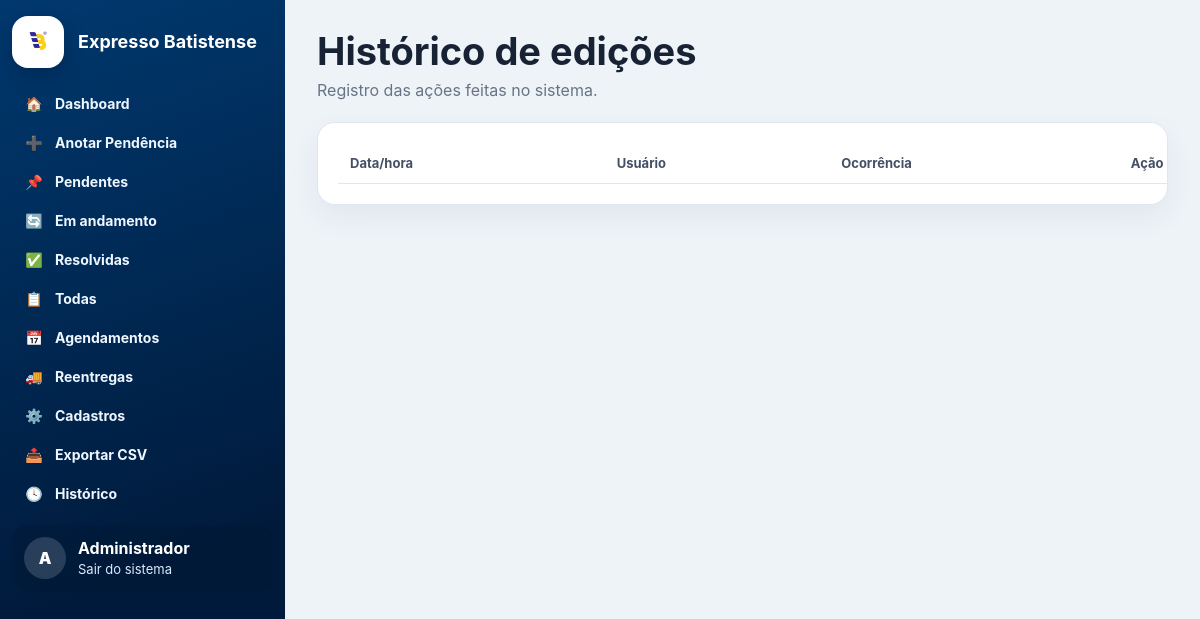
Page /historico (signed in) on the earlier database version.
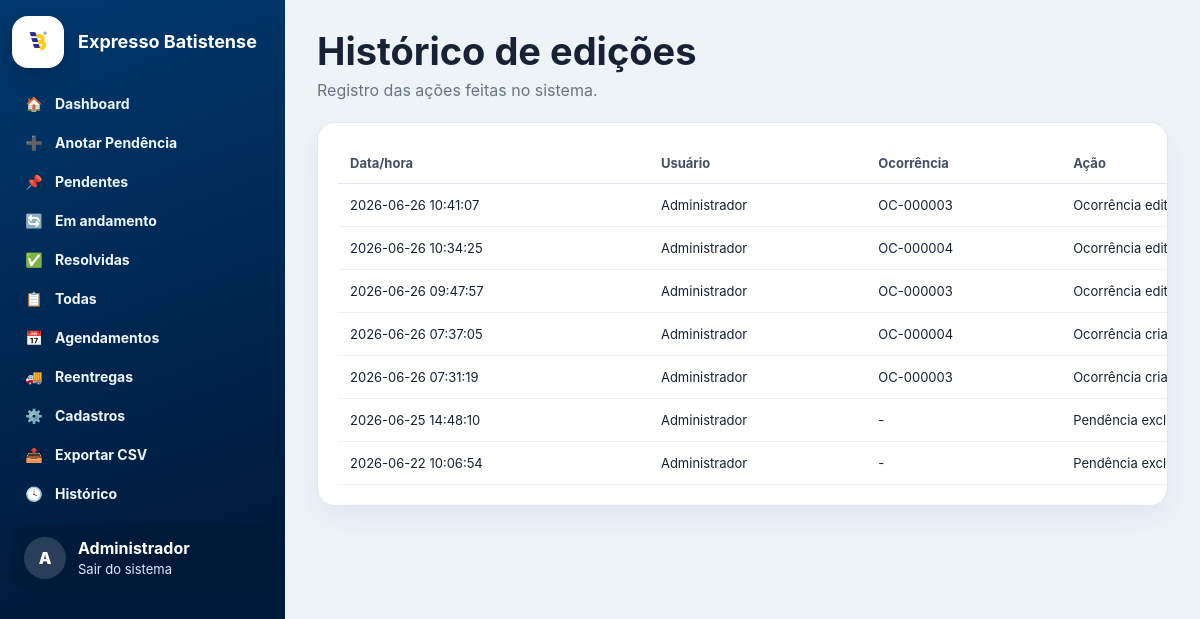
Same page on the later database version.
### tables this page shows
CREATE TABLE usuarios (
            id INTEGER PRIMARY KEY AUTOINCREMENT,
            nome TEXT NOT NULL,
            usuario TEXT NOT NULL UNIQUE,
            senha_hash TEXT NOT NULL,
            ativo INTEGER NOT NULL DEFAULT 1,
            is_admin INTEGER NOT NULL DEFAULT 0,
            criado_em TEXT NOT NULL
        );

CREATE TABLE historico (
            id INTEGER PRIMARY KEY AUTOINCREMENT,
            pendencia_id INTEGER,
            usuario_id INTEGER,
            acao TEXT NOT NULL,
            detalhes TEXT,
            criado_em TEXT NOT NULL,
            FOREIGN KEY(pendencia_id) REFERENCES pendencias(id) ON DELETE CASCADE,
            FOREIGN KEY(usuario_id) REFERENCES usuarios(id)
        );

CREATE TABLE pendencias (
            id INTEGER PRIMARY KEY AUTOINCREMENT,
            codigo TEXT UNIQUE,
            data_abertura TEXT NOT NULL,
            data_resolucao TEXT,
            cliente TEXT,
            cliente_norm TEXT,
            cidade TEXT,
            cidade_norm TEXT,
            filial_responsavel TEXT DEFAULT 'SJB',
            cpf_cnpj TEXT,
            endereco TEXT,
            chave_nfe TEXT,
            valor_nf TEXT,
            nf TEXT,
            cte_ctr TEXT,
            status TEXT NOT NULL DEFAULT 'Pendente',
            tipo TEXT,
            criticidade TEXT DEFAULT 'Normal',
            descricao TEXT,
            andamento TEXT,
            resolucao TEXT,
            criado_por INTEGER,
            atualizado_em TEXT, remetente TEXT, remetente_norm TEXT, destinatario TEXT, destinatario_norm TEXT,
            FOREIGN KEY(criado_por) REFERENCES usuarios(id)
        );

### app.py (the view)
@app.route("/historico")
@login_required
def historico_geral():
    rows = db().execute("SELECT h.*, u.nome usuario_nome, p.codigo FROM historico h LEFT JOIN usuarios u ON u.id=h.usuario_id LEFT JOIN pendencias p ON p.id=h.pendencia_id ORDER BY h.id DESC LIMIT 300").fetchall()
    return render_template("historico.html", historico=rows)

### app.py (called while the page is built)
def db() -> sqlite3.Connection:
    if "db" not in g:
        conn = sqlite3.connect(DB_PATH)
        conn.row_factory = sqlite3.Row
        g.db = conn
    return g.db

def current_user() -> sqlite3.Row | None:
    uid = session.get("user_id")
    if not uid:
        return None
    return db().execute("SELECT * FROM usuarios WHERE id=? AND ativo=1", (uid,)).fetchone()

@app.context_processor
def inject_globals() -> dict[str, Any]:
    return {
        "usuario_atual": current_user(),
        "is_admin_atual": bool(current_user() and (current_user()["is_admin"] or current_user()["usuario"] == DEFAULT_ADMIN_USER)),
        "status_list": STATUS_LIST,
        "criticidade_list": CRITICIDADE_LIST,
        "filiais_list": FILIAIS_LIST,
        "agendamento_status": AGENDAMENTO_STATUS,
        "reentrega_aut_status": REENTREGA_AUT_STATUS,
        "reentrega_ag_status": REENTREGA_AG_STATUS,
        "now_year": datetime.now().year,
    }

def login_required(view):
    @wraps(view)
    def wrapped(*args, **kwargs):
        if not session.get("user_id"):
            return redirect(url_for("login"))
        return view(*args, **kwargs)
    return wrapped

### templates/historico.html
{% extends 'base.html' %}
{% block content %}
<div class="page-head page-visual page-visual-white"><div><h1>Histórico de edições</h1><p>Registro das ações feitas no sistema.</p></div></div>
<div class="panel"><table class="table big"><thead><tr><th>Data/hora</th><th>Usuário</th><th>Ocorrência</th><th>Ação</th><th>Detalhes</th></tr></thead><tbody>{% for h in historico %}<tr><td>{{ h.criado_em }}</td><td>{{ h.usuario_nome or 'Sistema' }}</td><td>{{ h.codigo or '-' }}</td><td>{{ h.acao }}</td><td>{{ h.detalhes }}</td></tr>{% endfor %}</tbody></table></div>
{% endblock %}

### templates/base.html (shortened to what this page needs)
<!doctype html>
<html lang="pt-BR">
<head>
    <link rel="stylesheet" href="{{ url_for('static', filename='css/style.css') }}?v=50">
</head>
<body class="app-body">
    <aside class="sidebar">
        <div class="brand">
            <div class="brand-logo">
                <img src="{{ url_for('static', filename='img/logo.jpeg') }}" alt="Logo">
            </div>
            <div>
                <strong>Expresso Batistense</strong>
            </div>
        </div>
        <nav class="menu">
            <a class="menu-item" href="{{ url_for('dashboard') }}">
                <span>🏠</span>Dashboard
            </a>
            <a class="menu-item" href="{{ url_for('nova_pendencia') }}">
                <span>➕</span>Anotar Pendência
            </a>
            <a class="menu-item" href="{{ url_for('pendencias', status='Pendente') }}">
                <span>📌</span>Pendentes
            </a>
            <a class="menu-item" href="{{ url_for('pendencias', status='Em andamento') }}">
                <span>🔄</span>Em andamento
            </a>
            <a class="menu-item" href="{{ url_for('pendencias', status='Resolvido') }}">
                <span>✅</span>Resolvidas
            </a>
            <a class="menu-item" href="{{ url_for('pendencias') }}">
                <span>📋</span>Todas
            </a>
            <a class="menu-item" href="{{ url_for('agendamentos') }}">
                <span>📅</span>Agendamentos
            </a>
            <a class="menu-item" href="{{ url_for('reentregas') }}">
                <span>🚚</span>Reentregas
            </a>
            <a class="menu-item" href="{{ url_for('cadastros') }}">
                <span>⚙️</span>Cadastros
            </a>
            <a class="menu-item" href="{{ url_for('exportar') }}">
                <span>📤</span>Exportar CSV
            </a>
            <a class="menu-item" href="{{ url_for('historico_geral') }}">
                <span>🕓</span>Histórico
            </a>
        </nav>
        <div class="sidebar-footer">
            <div class="avatar">
                {{ (usuario_atual['nome'][0] if usuario_atual else 'U') }}
            </div>
            <div class="user-mini">
                <strong>{{ usuario_atual['nome'] if usuario_atual else '' }}</strong>
                <a href="{{ url_for('logout') }}">Sair do sistema</a>
            </div>
        </div>
    </aside>
    <main class="main">
        {% block content %}{% endblock %}
    </main>
</body>
</html>

### static/css/style.css (style rules this page uses)
:root { --blue:#002e63;--blue2:#004987;--deep:#06162b;--yellow:#ffc400;--bg:#eef3f8;--text:#172234;--muted:#687486;--card:#fff;--border:#dfe6ef;--ok:#16a34a;--danger:#ef4444;--purple:#31208a }
* { box-sizing:border-box }
body { margin:0;font-family:Inter,Segoe UI,Arial,sans-serif;color:var(--text);background:var(--bg) }
a { text-decoration:none;color:inherit }
.app-body { display:flex;min-height:100vh }
.sidebar { width:285px;background:linear-gradient(160deg,#00396f,#001a3b 70%);color:white;padding:24px 18px;display:flex;flex-direction:column;position:fixed;inset:0 auto 0 0 }
.brand { display:flex;align-items:center;gap:14px;margin:0 0 34px }
.brand-logo { width:64px;height:64px;background:white;border-radius:16px;display:grid;place-items:center;box-shadow:0 8px 20px #001b3d66;overflow:hidden }
.brand-logo img { width:58px;height:58px;object-fit:contain }
.brand strong { display:block;font-size:22px;line-height:1.05 }
.menu { display:flex;flex-direction:column;gap:8px }
.menu-item { display:flex;align-items:center;gap:14px;padding:15px 14px;border-radius:12px;color:#eef6ff;font-weight:700;transition:.18s }
.menu-item span { width:22px;text-align:center }
.sidebar-footer { margin-top:auto;background:#00183366;border-radius:16px;padding:16px;display:flex;gap:12px;align-items:center }
.avatar { width:42px;height:42px;border-radius:50%;background:#ffffff28;display:grid;place-items:center;font-weight:900 }
.user-mini strong { display:block }
.user-mini a { font-size:13px;color:#dbeafe }
.main { margin-left:285px;min-height:100vh;width:calc(100% - 285px);padding:28px 32px }
.panel { background:var(--card);border:1px solid var(--border);border-radius:18px;padding:20px;box-shadow:0 12px 30px #15324c10 }
.table { width:100%;border-collapse:collapse;font-size:14px }
.table th { text-align:left;color:#435065;padding:12px;border-bottom:1px solid var(--border) }
.table td { padding:13px 12px;border-bottom:1px solid #edf1f6;vertical-align:middle }
.table.big { font-size:13px }
.page-head { display:flex;justify-content:space-between;align-items:center;margin-bottom:22px }
.page-head h1 { font-size:38px;margin:0 0 6px }
.page-head p { margin:0;color:var(--muted) }
.table.big th,.table.big td { white-space:nowrap }
.table.big { min-width:1200px }
.panel { overflow-x:auto }
.sidebar { height:100vh !important; overflow-y:auto !important; overflow-x:hidden !important; padding:16px 12px !important; }
.brand { margin-bottom:18px !important; }
.brand-logo { width:52px !important; height:52px !important; }
.brand-logo img { width:48px !important; height:48px !important; }
.brand strong { font-size:18px !important; }
.menu { gap:4px !important; }
.menu-item { padding:9px 11px !important; font-size:14px !important; gap:10px !important; }
.sidebar-footer { margin-top:14px !important; padding:12px !important; flex-shrink:0 !important; }

Differences in the rows shown:
added historico: criado_em "2026-06-26 10:41:07", nome "Administrador", codigo "OC-000003", acao "Ocorrência…"
added historico: criado_em "2026-06-26 10:34:25", nome "Administrador", codigo "OC-000004", acao "Ocorrência…"
added historico: criado_em "2026-06-26 09:47:57", nome "Administrador", codigo "OC-000003", acao "Ocorrência…"
added historico: criado_em "2026-06-26 07:37:05", nome "Administrador", codigo "OC-000004", acao "Ocorrência…"
added historico: criado_em "2026-06-26 07:31:19", nome "Administrador", codigo "OC-000003", acao "Ocorrência…"
added historico: criado_em "2026-06-25 14:48:10", nome "Administrador", codigo "-", acao "Pendência…"
added historico: criado_em "2026-06-22 10:06:54", nome "Administrador", codigo "-", acao "Pendência…"
